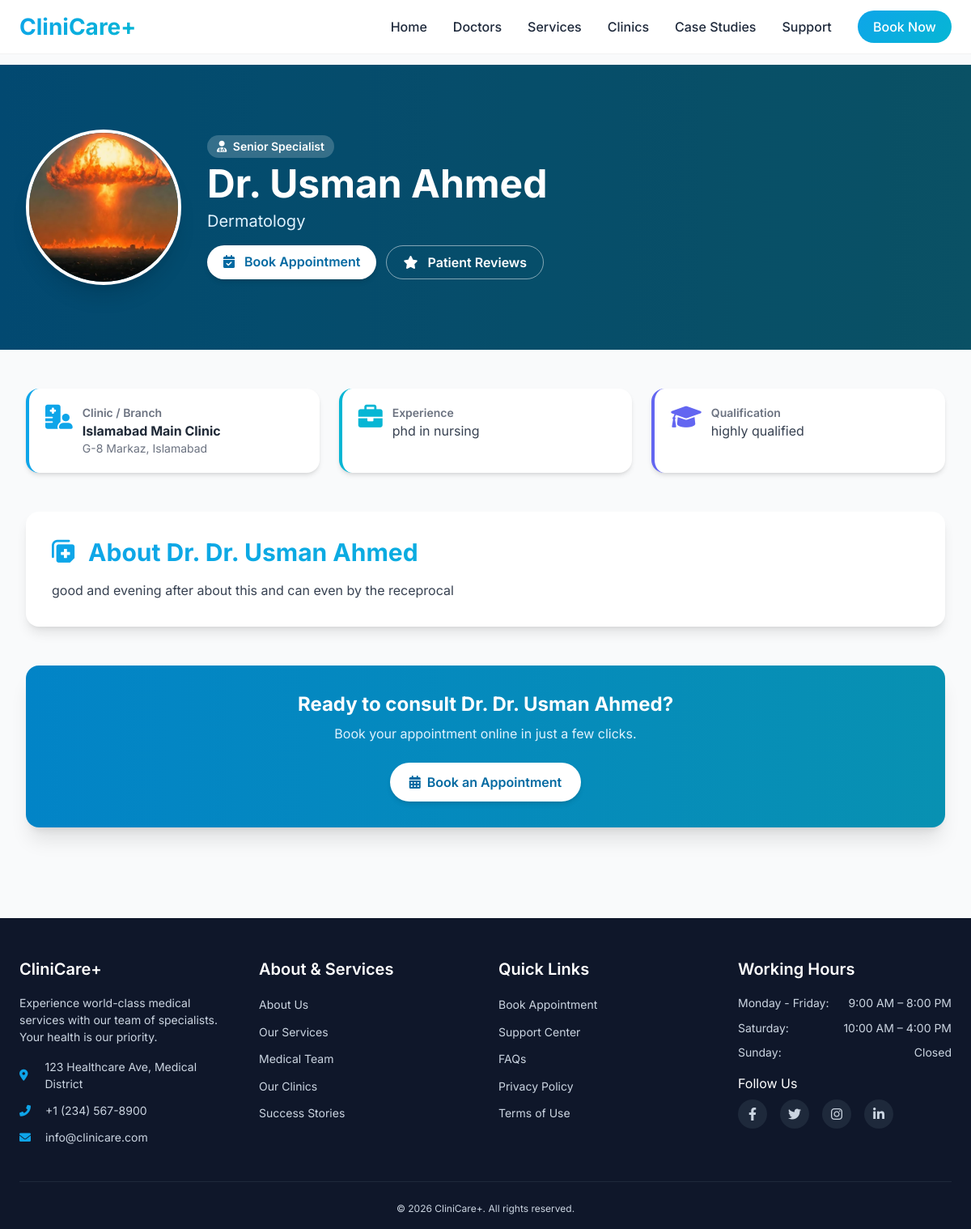
Page /doctor-detail.php?id=2 on the committed database.
### tables this page shows
CREATE TABLE `doctors` (
  `id` int(11) NOT NULL,
  `name` varchar(150) NOT NULL,
  `slug` varchar(150) DEFAULT NULL,
  `category_id` int(11) DEFAULT NULL,
  `clinic_id` int(11) DEFAULT NULL,
  `image` varchar(255) DEFAULT NULL,
  `bio` text DEFAULT NULL,
  `experience` text DEFAULT NULL,
  `qualification` text DEFAULT NULL,
  `featured` tinyint(1) DEFAULT 0,
  `created_at` timestamp NOT NULL DEFAULT current_timestamp()
);

CREATE TABLE `categories` (
  `id` int(11) NOT NULL,
  `name` varchar(100) NOT NULL,
  `type` enum('doctor','service') NOT NULL,
  `slug` varchar(100) DEFAULT NULL,
  `created_at` timestamp NOT NULL DEFAULT current_timestamp()
);

CREATE TABLE `clinics` (
  `id` int(11) NOT NULL,
  `name` varchar(150) NOT NULL,
  `slug` varchar(150) DEFAULT NULL,
  `address` text DEFAULT NULL,
  `phone` varchar(50) DEFAULT NULL,
  `google_map_iframe` text DEFAULT NULL,
  `image` varchar(255) DEFAULT NULL,
  `created_at` timestamp NOT NULL DEFAULT current_timestamp()
);

### doctor-detail.php (the view, shortened to what this page needs)
<?php
require_once 'config/database.php';
$id = isset($_GET['id']) ? (int)$_GET['id'] : 0;
$query = "SELECT d.*, c.name as clinic_name, c.address, c.phone, cat.name as category_name
          FROM doctors d
          LEFT JOIN clinics c ON d.clinic_id = c.id
          LEFT JOIN categories cat ON d.category_id = cat.id
          WHERE d.id = $id";
$doctor = mysqli_fetch_assoc(mysqli_query($conn, $query));
?>
<!DOCTYPE html>
<html lang="en">
<head>
    <script src="https://cdn.tailwindcss.com"></script>
    <link rel="stylesheet" href="https://cdnjs.cloudflare.com/ajax/libs/font-awesome/6.0.0-beta3/css/all.min.css">
</head>
<body class="bg-gray-50">
    <?php include 'includes/header.php'; ?>
    <div class="relative bg-gradient-to-r from-sky-700 to-cyan-700 text-white py-16 md:py-20">
        <div class="absolute inset-0 bg-black/30"></div>
        <div class="relative max-w-7xl mx-auto px-4 sm:px-6 lg:px-8">
            <div class="flex flex-col md:flex-row gap-8 items-center">
                <div class="w-40 h-40 md:w-48 md:h-48 rounded-full overflow-hidden border-4 border-white shadow-xl">
                    <img src="../<?php echo !empty($doctor['image']) ? $doctor['image'] : 'assets/uploads/default-avatar.png'; ?>"
                         alt="<?php echo htmlspecialchars($doctor['name']); ?>"
                         class="w-full h-full object-cover">
                </div>
                <div class="text-center md:text-left">
                    <span class="inline-block px-3 py-1 bg-white/20 rounded-full text-sm font-semibold mb-2 backdrop-blur-sm">
                        <i class="fas fa-user-md mr-1"></i> Senior Specialist
                    </span>
                    <h1 class="text-3xl md:text-4xl lg:text-5xl font-bold"><?php echo htmlspecialchars($doctor['name']); ?></h1>
                    <p class="text-xl text-sky-100 mt-2"><?php echo htmlspecialchars($doctor['category_name']); ?></p>
                    <div class="mt-4 flex flex-wrap gap-3 justify-center md:justify-start">
                        <a href="support.php#contact-form?doctor=<?php echo $doctor['id']; ?>" class="bg-white text-sky-700 hover:bg-gray-100 px-5 py-2 rounded-full font-semibold transition shadow-md">
                            <i class="fas fa-calendar-check mr-2"></i> Book Appointment
                        </a>
                        <a href="#reviews" class="border border-white/50 hover:bg-white/10 px-5 py-2 rounded-full font-semibold transition">
                            <i class="fas fa-star mr-2"></i> Patient Reviews
                        </a>
                    </div>
                </div>
            </div>
        </div>
    </div>
    <main class="max-w-7xl mx-auto px-4 sm:px-6 lg:px-8 py-12">
        <div class="grid grid-cols-1 sm:grid-cols-2 lg:grid-cols-3 gap-6 mb-12">
            <div class="info-card bg-white rounded-2xl shadow-md p-5 flex items-start gap-3 border-l-4 border-sky-500">
                <i class="fas fa-hospital-user text-3xl text-sky-500"></i>
                <div>
                    <h3 class="font-semibold text-gray-500 text-sm">Clinic / Branch</h3>
                    <p class="font-bold text-gray-800"><?php echo htmlspecialchars($doctor['clinic_name'] ?? 'Not assigned'); ?></p>
                    <p class="text-sm text-gray-500"><?php echo htmlspecialchars($doctor['address'] ?? ''); ?></p>
                </div>
            </div>
            <div class="info-card bg-white rounded-2xl shadow-md p-5 flex items-start gap-3 border-l-4 border-cyan-500">
                <i class="fas fa-briefcase text-3xl text-cyan-500"></i>
                <div>
                    <h3 class="font-semibold text-gray-500 text-sm">Experience</h3>
                    <p class="text-gray-700"><?php echo nl2br(htmlspecialchars($doctor['experience'] ?? 'Not specified')); ?></p>
                </div>
            </div>
            <div class="info-card bg-white rounded-2xl shadow-md p-5 flex items-start gap-3 border-l-4 border-indigo-500">
                <i class="fas fa-graduation-cap text-3xl text-indigo-500"></i>
                <div>
                    <h3 class="font-semibold text-gray-500 text-sm">Qualification</h3>
                    <p class="text-gray-700"><?php echo nl2br(htmlspecialchars($doctor['qualification'] ?? 'Not specified')); ?></p>
                </div>
            </div>
        </div>
        <div class="bg-white rounded-2xl shadow-lg p-6 md:p-8 mb-12">
            <h2 class="text-2xl md:text-3xl font-bold mb-4 gradient-text">
                <i class="fas fa-notes-medical mr-2"></i> About Dr. <?php echo htmlspecialchars($doctor['name']); ?>
            </h2>
            <div class="text-gray-700 leading-relaxed space-y-4">
                <?php echo nl2br(htmlspecialchars($doctor['bio'] ?? 'No biography provided yet.')); ?>
            </div>
        </div>
        <div id="appointment" class="bg-gradient-to-r from-sky-600 to-cyan-600 rounded-2xl p-8 text-center text-white shadow-xl">
            <h3 class="text-2xl font-bold mb-2">Ready to consult Dr. <?php echo htmlspecialchars($doctor['name']); ?>?</h3>
            <p class="text-sky-100 mb-6">Book your appointment online in just a few clicks.</p>
            <a href="support.php#contact-form?doctor=<?php echo $doctor['id']; ?>" class="inline-flex items-center gap-2 bg-white text-sky-700 hover:bg-gray-100 px-6 py-3 rounded-full font-semibold transition shadow-md">
                <i class="fas fa-calendar-alt"></i> Book an Appointment
            </a>
        </div>
    </main>
    <?php include 'includes/footer.php'; ?>
</body>
</html>

### doctor-detail.php (style rules this page uses)
body { font-family: 'Inter', sans-serif; }
.gradient-text { background: linear-gradient(135deg, #0ea5e9, #06b6d4); background-clip: text; -webkit-background-clip: text; color: transparent; }
.info-card { transition: transform 0.2s, box-shadow 0.2s; }

### includes/header.php (style rules this page uses)
* { margin: 0; padding: 0; box-sizing: border-box; }
body { font-family: 'Inter', sans-serif; }

### rows in the picture
doctors: image (picture), name "Dr. Usman Ahmed", category.name "Dermatology", clinic.name "Islamabad Main Clinic", clinic.address "G-8 Markaz, Islamabad", experience "phd in nursing", qualification "highly qualified", bio "good and evening after about this and can even by the receprocal"
